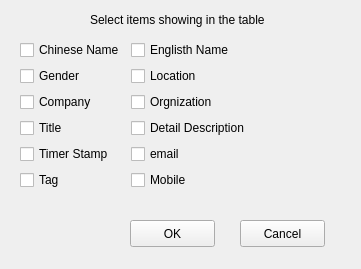
<?xml version="1.0" encoding="UTF-8"?>
<ui version="4.0">
 <class>FormAttributeItemSelection</class>
 <widget class="QWidget" name="FormAttributeItemSelection">
  <property name="geometry">
   <rect>
    <x>0</x>
    <y>0</y>
    <width>361</width>
    <height>269</height>
   </rect>
  </property>
  <property name="windowTitle">
   <string>Form</string>
  </property>
  <widget class="QWidget" name="formLayoutWidget">
   <property name="geometry">
    <rect>
     <x>20</x>
     <y>40</y>
     <width>321</width>
     <height>164</height>
    </rect>
   </property>
   <layout class="QFormLayout" name="formLayout">
    <item row="0" column="0">
     <widget class="QCheckBox" name="chName">
      <property name="text">
       <string>Chinese Name</string>
      </property>
      <property name="tristate">
       <bool>false</bool>
      </property>
     </widget>
    </item>
    <item row="0" column="1">
     <widget class="QCheckBox" name="enName">
      <property name="text">
       <string>Englisth Name</string>
      </property>
     </widget>
    </item>
    <item row="1" column="0">
     <widget class="QCheckBox" name="gender">
      <property name="text">
       <string>Gender</string>
      </property>
     </widget>
    </item>
    <item row="1" column="1">
     <widget class="QCheckBox" name="location">
      <property name="text">
       <string>Location</string>
      </property>
     </widget>
    </item>
    <item row="2" column="0">
     <widget class="QCheckBox" name="company">
      <property name="text">
       <string>Company</string>
      </property>
     </widget>
    </item>
    <item row="2" column="1">
     <widget class="QCheckBox" name="orgnization">
      <property name="text">
       <string>Orgnization</string>
      </property>
     </widget>
    </item>
    <item row="3" column="0">
     <widget class="QCheckBox" name="title">
      <property name="text">
       <string>Title</string>
      </property>
     </widget>
    </item>
    <item row="3" column="1">
     <widget class="QCheckBox" name="detail">
      <property name="text">
       <string>Detail Description</string>
      </property>
     </widget>
    </item>
    <item row="4" column="0">
     <widget class="QCheckBox" name="timerstamp">
      <property name="text">
       <string>Timer Stamp</string>
      </property>
     </widget>
    </item>
    <item row="4" column="1">
     <widget class="QCheckBox" name="eamil">
      <property name="text">
       <string>email</string>
      </property>
     </widget>
    </item>
    <item row="5" column="0">
     <widget class="QCheckBox" name="tag">
      <property name="text">
       <string>Tag</string>
      </property>
     </widget>
    </item>
    <item row="5" column="1">
     <widget class="QCheckBox" name="mobile">
      <property name="text">
       <string>Mobile</string>
      </property>
     </widget>
    </item>
   </layout>
  </widget>
  <widget class="QPushButton" name="okBtn">
   <property name="geometry">
    <rect>
     <x>130</x>
     <y>220</y>
     <width>85</width>
     <height>27</height>
    </rect>
   </property>
   <property name="text">
    <string>OK</string>
   </property>
  </widget>
  <widget class="QPushButton" name="cancelBtn">
   <property name="geometry">
    <rect>
     <x>240</x>
     <y>220</y>
     <width>85</width>
     <height>27</height>
    </rect>
   </property>
   <property name="text">
    <string>Cancel</string>
   </property>
  </widget>
  <widget class="QLabel" name="label">
   <property name="geometry">
    <rect>
     <x>90</x>
     <y>10</y>
     <width>201</width>
     <height>20</height>
    </rect>
   </property>
   <property name="text">
    <string>Select items showing in the table</string>
   </property>
  </widget>
 </widget>
 <resources/>
 <connections/>
</ui>
